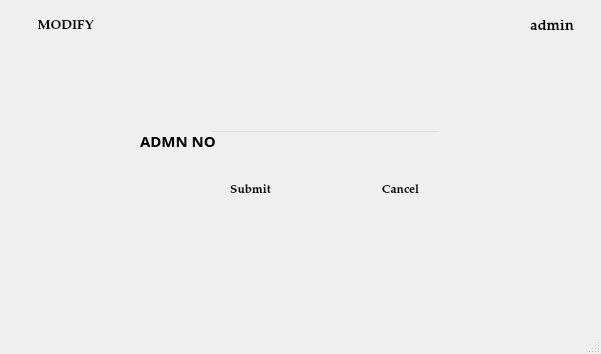
<?xml version="1.0" encoding="UTF-8"?>
<ui version="4.0">
 <class>modify_4</class>
 <widget class="QMainWindow" name="modify_4">
  <property name="geometry">
   <rect>
    <x>0</x>
    <y>0</y>
    <width>601</width>
    <height>354</height>
   </rect>
  </property>
  <property name="windowTitle">
   <string>MainWindow</string>
  </property>
  <widget class="QWidget" name="centralwidget">
   <widget class="QLabel" name="invalid">
    <property name="geometry">
     <rect>
      <x>150</x>
      <y>350</y>
      <width>251</width>
      <height>31</height>
     </rect>
    </property>
    <property name="font">
     <font>
      <family>MS Sans Serif</family>
     </font>
    </property>
    <property name="styleSheet">
     <string notr="true">color: rgb(255, 3, 3);</string>
    </property>
    <property name="text">
     <string/>
    </property>
   </widget>
   <widget class="QLabel" name="label">
    <property name="enabled">
     <bool>true</bool>
    </property>
    <property name="geometry">
     <rect>
      <x>-10</x>
      <y>-20</y>
      <width>751</width>
      <height>541</height>
     </rect>
    </property>
    <property name="frameShadow">
     <enum>QFrame::Plain</enum>
    </property>
    <property name="text">
     <string/>
    </property>
    <property name="pixmap">
     <pixmap resource="pic.qrc">:/newPrefix/ttt.jpg</pixmap>
    </property>
   </widget>
   <widget class="QPushButton" name="add">
    <property name="geometry">
     <rect>
      <x>10</x>
      <y>10</y>
      <width>111</width>
      <height>31</height>
     </rect>
    </property>
    <property name="font">
     <font>
      <family>Palatino Linotype</family>
      <pointsize>10</pointsize>
      <weight>75</weight>
      <bold>true</bold>
     </font>
    </property>
    <property name="acceptDrops">
     <bool>false</bool>
    </property>
    <property name="styleSheet">
     <string notr="true">background-color: rgb(255, 255, 255);</string>
    </property>
    <property name="text">
     <string>MODIFY</string>
    </property>
    <property name="checkable">
     <bool>false</bool>
    </property>
    <property name="default">
     <bool>true</bool>
    </property>
    <property name="flat">
     <bool>true</bool>
    </property>
   </widget>
   <widget class="QLabel" name="label_2">
    <property name="geometry">
     <rect>
      <x>500</x>
      <y>10</y>
      <width>31</width>
      <height>31</height>
     </rect>
    </property>
    <property name="text">
     <string/>
    </property>
    <property name="pixmap">
     <pixmap resource="pic.qrc">:/newPrefix/icon.png</pixmap>
    </property>
   </widget>
   <widget class="QLabel" name="label_3">
    <property name="geometry">
     <rect>
      <x>530</x>
      <y>20</y>
      <width>47</width>
      <height>13</height>
     </rect>
    </property>
    <property name="font">
     <font>
      <family>Palatino Linotype</family>
      <pointsize>11</pointsize>
      <weight>75</weight>
      <bold>true</bold>
     </font>
    </property>
    <property name="text">
     <string>admin</string>
    </property>
   </widget>
   <widget class="QLabel" name="label_13">
    <property name="geometry">
     <rect>
      <x>140</x>
      <y>130</y>
      <width>81</width>
      <height>21</height>
     </rect>
    </property>
    <property name="font">
     <font>
      <family>Myriad Pro Light</family>
      <pointsize>11</pointsize>
      <weight>75</weight>
      <bold>true</bold>
     </font>
    </property>
    <property name="text">
     <string>ADMN NO</string>
    </property>
   </widget>
   <widget class="QLineEdit" name="adid">
    <property name="geometry">
     <rect>
      <x>210</x>
      <y>130</y>
      <width>231</width>
      <height>21</height>
     </rect>
    </property>
    <property name="styleSheet">
     <string notr="true">background:transparent</string>
    </property>
   </widget>
   <widget class="QLabel" name="invalid_2">
    <property name="geometry">
     <rect>
      <x>240</x>
      <y>280</y>
      <width>151</width>
      <height>16</height>
     </rect>
    </property>
    <property name="font">
     <font>
      <family>MS Sans Serif</family>
      <pointsize>10</pointsize>
      <weight>75</weight>
      <bold>true</bold>
     </font>
    </property>
    <property name="styleSheet">
     <string notr="true">color:rgb(238, 0, 0)</string>
    </property>
    <property name="text">
     <string/>
    </property>
   </widget>
   <widget class="QPushButton" name="cancel">
    <property name="geometry">
     <rect>
      <x>360</x>
      <y>180</y>
      <width>81</width>
      <height>21</height>
     </rect>
    </property>
    <property name="font">
     <font>
      <family>Palatino Linotype</family>
      <pointsize>9</pointsize>
      <weight>75</weight>
      <bold>true</bold>
     </font>
    </property>
    <property name="acceptDrops">
     <bool>false</bool>
    </property>
    <property name="styleSheet">
     <string notr="true">background-color: rgb(255, 255, 255);</string>
    </property>
    <property name="text">
     <string>Cancel</string>
    </property>
    <property name="checkable">
     <bool>false</bool>
    </property>
    <property name="default">
     <bool>true</bool>
    </property>
    <property name="flat">
     <bool>true</bool>
    </property>
   </widget>
   <widget class="QPushButton" name="submit">
    <property name="geometry">
     <rect>
      <x>210</x>
      <y>180</y>
      <width>81</width>
      <height>21</height>
     </rect>
    </property>
    <property name="font">
     <font>
      <family>Palatino Linotype</family>
      <pointsize>9</pointsize>
      <weight>75</weight>
      <bold>true</bold>
     </font>
    </property>
    <property name="acceptDrops">
     <bool>false</bool>
    </property>
    <property name="styleSheet">
     <string notr="true">background-color: rgb(255, 255, 255);</string>
    </property>
    <property name="text">
     <string>Submit</string>
    </property>
    <property name="checkable">
     <bool>false</bool>
    </property>
    <property name="default">
     <bool>true</bool>
    </property>
    <property name="flat">
     <bool>true</bool>
    </property>
   </widget>
   <widget class="QLabel" name="invalid_3">
    <property name="geometry">
     <rect>
      <x>210</x>
      <y>150</y>
      <width>231</width>
      <height>31</height>
     </rect>
    </property>
    <property name="font">
     <font>
      <family>MS Shell Dlg 2</family>
      <pointsize>10</pointsize>
      <weight>50</weight>
      <bold>false</bold>
     </font>
    </property>
    <property name="styleSheet">
     <string notr="true">color:rgb(238, 0, 0)
</string>
    </property>
    <property name="text">
     <string/>
    </property>
    <property name="alignment">
     <set>Qt::AlignLeading|Qt::AlignLeft|Qt::AlignTop</set>
    </property>
   </widget>
  </widget>
  <widget class="QMenuBar" name="menubar">
   <property name="geometry">
    <rect>
     <x>0</x>
     <y>0</y>
     <width>601</width>
     <height>21</height>
    </rect>
   </property>
  </widget>
  <widget class="QStatusBar" name="statusbar"/>
 </widget>
 <tabstops>
  <tabstop>adid</tabstop>
  <tabstop>submit</tabstop>
  <tabstop>cancel</tabstop>
  <tabstop>add</tabstop>
 </tabstops>
 <resources>
  <include location="pic.qrc"/>
 </resources>
 <connections/>
</ui>
